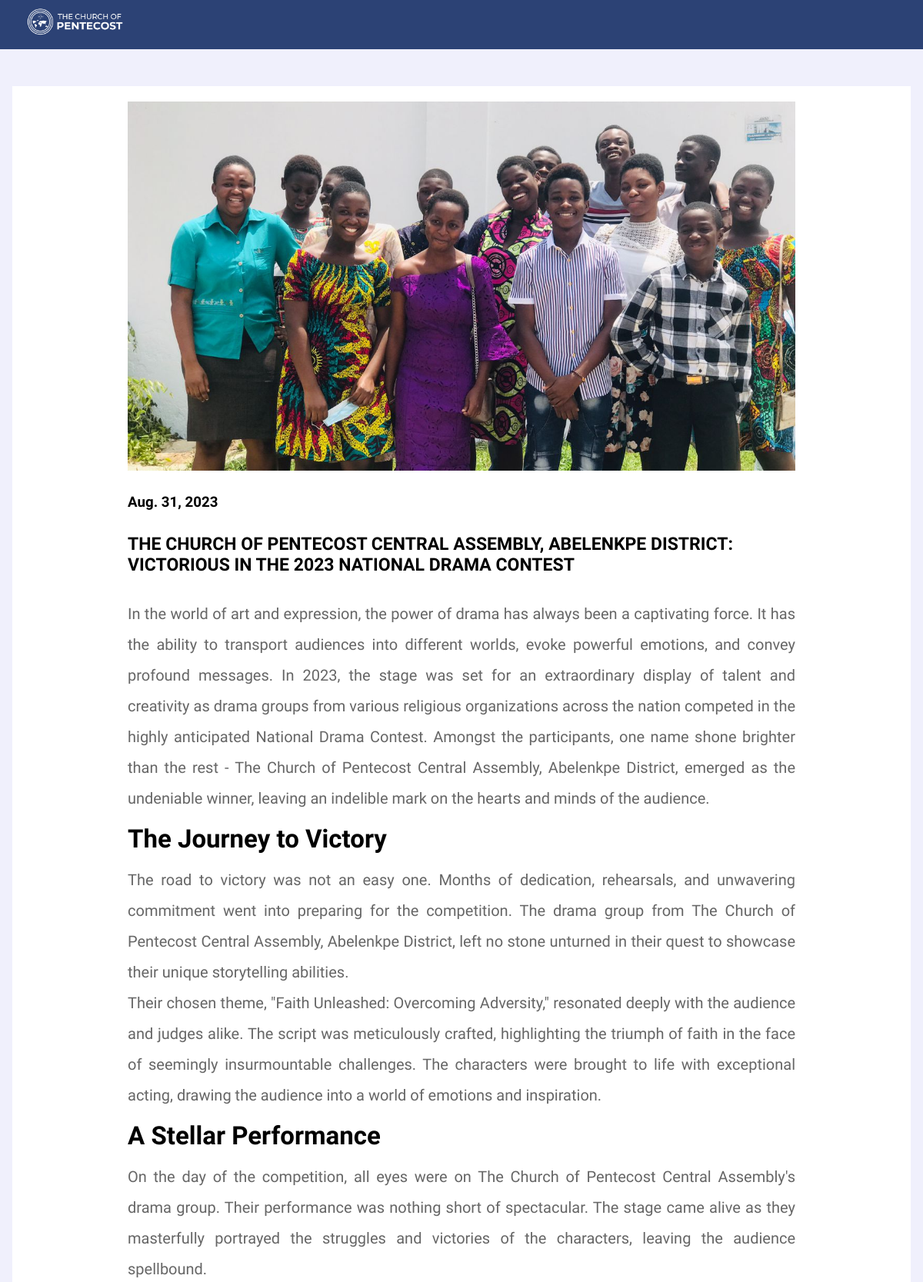
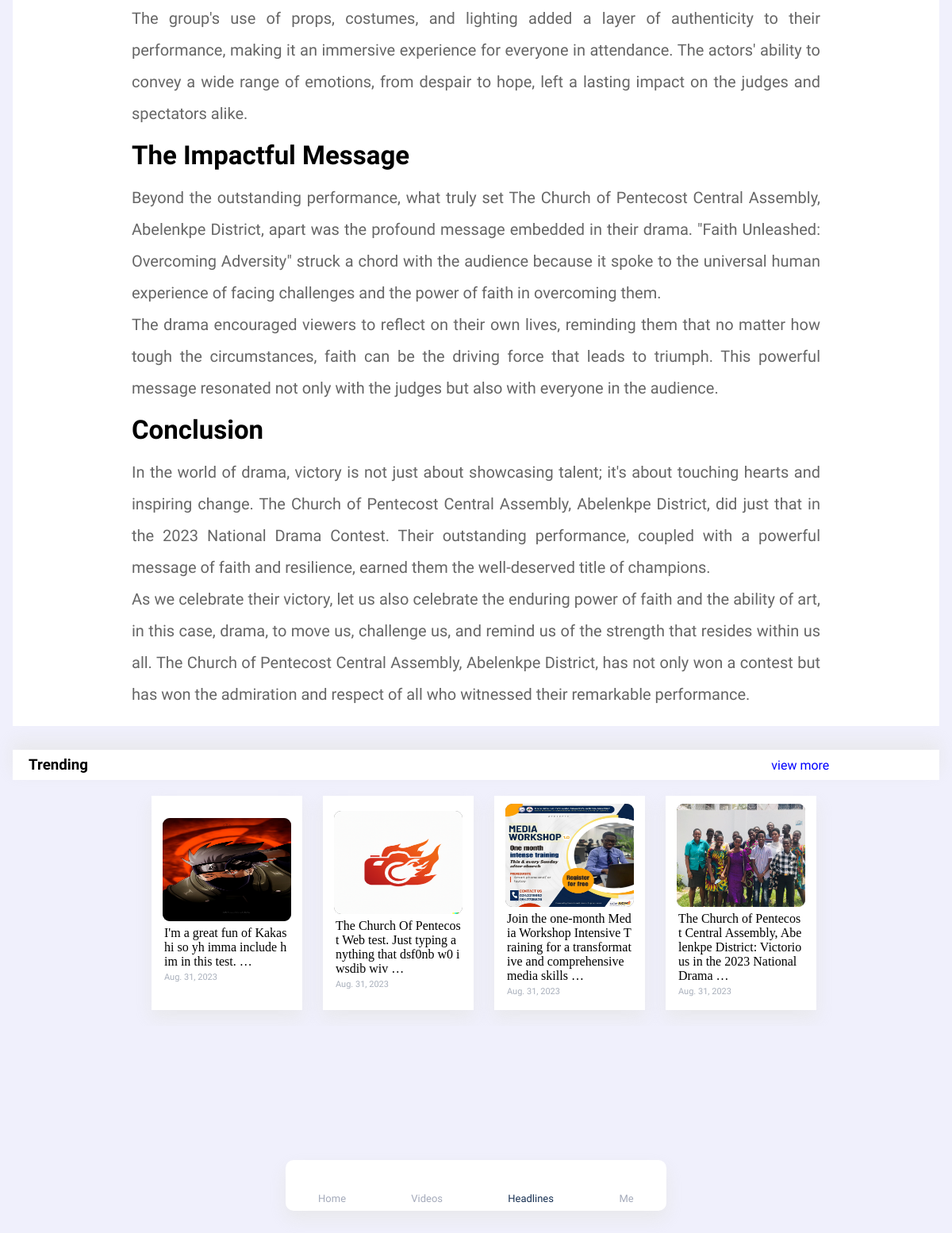
Page /member/article/QW706C1 (signed in) on the committed database (2 pictures, top to bottom).
### thecop_app/models.py (models this page shows)
class Article(models.Model):
    img = models.ImageField(upload_to='article_imgs')
    id = models.CharField(primary_key=True, auto_created=False, max_length=100)
    head = models.CharField(max_length=500)
    brief = models.CharField(max_length=500, default="")
    body = models.TextField()
    date_created = models.DateTimeField(auto_now_add=True)
    views = models.IntegerField(default=0)

### thecop_app/member/views.py (the view)
# urls.py: path("article/<str:art_id>", views.read_art, name="member_read_art"),
def read_art(request, art_id):
    active_member = Member.objects.get(pk=request.session.get("member_id"))
    recent_articles = Article.objects.order_by('-date_created')[:6]
    article = Article.objects.get(pk=art_id)
    context = {
        "member": active_member,
        "recent_articles": recent_articles,
        "article": article
    }
    return render(request, "thecop_app/member/article.html", context)

### thecop_app/templates/thecop_app/member/article.html (shortened to what this page needs)
<!DOCTYPE html>
<html lang="en">
<head>
    <link href="https://stackpath.bootstrapcdn.com/font-awesome/4.7.0/css/font-awesome.min.css" rel="stylesheet">
    {% load static %}
    <link href="{% static 'thecop_app/CSS/index.css' %}" rel="stylesheet"/>
    <link href="{% static 'thecop_app/CSS/sec.css' %}" rel="stylesheet"/>
    <link href="{% static 'thecop_app/CSS/ananse.css' %}" rel="stylesheet">
    <link href="{% static 'thecop_app/CSS/form.css' %}" rel="stylesheet">
    <link href="{% static 'thecop_app/CSS/fa/allicons.css' %}" rel="stylesheet">
</head>
<body style="display:grid">
<header class="header">
    <a class="brand" href="index.html">
        <img src="{% static 'thecop_app/images/The-Church-Of-Pentecost.png' %}"/>
    </a>
</header>
<div class="appbody">
    <div class="article-cont">
        <div class="article-img">
            <img src="{%get_media_prefix%}{{article.img}}">
        </div>
        <h3>{{article.date_created.date}}</h3>
        <h1 style="font-family: 'Ubuntu'" class="article-title">{{ article.head }}</h1>
        <article class="article-read" style="font-family: 'Ubuntu'; line-height:2">
            {{ article.body|safe }}
        </article>
    </div>
    <div class="section">
        <div class="tag">
            <h3 style="font-family: 'Ubuntu'">Trending</h3>
            <span onclick="window.open('', '_self')"
                  style="font-family: 'Ubuntu'; color:blue; display:flex; align-items:center; justify-content:center">view more</span>
        </div>
        <div class="sec">
            {% for article in recent_articles %}
            <div class="box001" onclick="window.open('{% url 'member_read_art' art_id=article.id %}', '_self')">
                <div class="cover"><img src="{%get_media_prefix%}{{article.img}}"></div>
                <div class="text">{{ article.brief|truncatewords_html:14 }}<br><span
                        style="font-size:11px; color:rgba(30, 48, 80, 0.388);">{{article.date_created.date}}</span>
                </div>
            </div>
            {% endfor %}
        </div>
    </div>
    <div class="blank"></div>
</div>
<bottomnav>
    <navitem onclick="window.open('{% url 'member_home' %}', '_self')">
        <i class="fa-light fa-church"></i>
        <text>Home</text>
    </navitem>
    <navitem>
        <i class="fa-light fa-video"></i>
        <text>Videos</text>
    </navitem>
    <navitem is-selected onclick="window.open('{% url 'member_headlines' %}', '_self')">
        <i class="fa-light fa-newspaper"></i>
        <text>Headlines</text>
    </navitem>
    <navitem onclick="window.open('{% url 'member_me' %}', '_self')">
        <i class="fa-light fa-user"></i>
        <text>Me</text>
    </navitem>
</bottomnav>
</body>
</html>

### thecop_app/static/thecop_app/CSS/index.css (style rules this page uses)
* { padding: 0; margin: 0; box-sizing: border-box; font-family: 'Ubuntu', sans-serif; }
body { background-color: #e6e6fa99; overflow-x: hidden; }
p { color: #666666; max-width: 900px; font-size: 20px; }
.header { z-index: 98; position: fixed; width: 100%; display: flex; justify-content: space-between; align-items: center; padding: 10px 30px; background: #2C4275; top: 0; }
.brand img { width: 135px; height: 40px; flex-basis: 60%; }
.box001 { background-color: white; box-shadow: 0px 10px 20px 0px rgba(229, 229, 229, 0.75); display: flex; flex-direction: column; align-items: center; justify-content: center; padding: 10px; width: 47%; margin: 0 0 6px 0; }
.box001 div.cover { width: 95%; height: 130px; background-color: #666666; border-radius: 9px; }
.box001 div.cover img { width: 100%; height: 100%; border-radius: inherit; }
.box001 div.text { text-align: left; width: 100%; font-family: calibri; padding: 6px 6px; word-break: break-all; }

### thecop_app/static/thecop_app/CSS/sec.css (style rules this page uses)
.section { width: 100%; }
.section .sec { width: 100%; height: fit-content; display: -webkit-box; overflow-x: scroll; }
.section .tag { margin: 0 0 0px 0px; display: grid; grid-template-columns: 70% 30%; background-color: white; box-shadow: 0px -10px 20px 0px rgba(229, 229, 229, 0.75); }
.section .tag h3 { display: flex; align-items: center; padding-left: 20px; height: 38px; }
.section .tag span { height: 38px; }
@media screen and (min-width:992px) { .section .sec { width: 100%; flex-wrap: wrap; gap: 6px; display: flex; height: fit-content; padding-top: 20px; justify-content: center; } }
@media screen and (min-width:992px) { .sec .box001 { margin: 0 0 20px 20px; width: 190px; } }
.article-cont { width: 100%; background: white; padding: 20px 150px; margin: 0 0 30px 0; display: flex; flex-direction: column; gap: 30px; }
.article-cont .article-read { font-size: 22px; text-align: justify; }
.article-cont .article-title { text-transform: uppercase; font-size: 23px; }
.article-cont .article-img { width: 100%; height: 30em; }
.article-cont .article-img img { width: 100%; height: 100%; object-fit: cover; }

### thecop_app/static/thecop_app/CSS/ananse.css (style rules this page uses)
* { padding: 0; margin: 0; box-sizing: border-box; font-family: 'Ubuntu', sans-serif; }
:root { --color-one: gold ; --color-two: #e91e63; --shadow: 0px 1px 5px -2px #9b8c8c; }
body { overflow-x: hidden; }
.blank { width: 100%; height: 10em; }
bottomnav { position: fixed; width: 40%; height: 4em; justify-self: center; align-self: center; justify-content: space-around; display: flex; background-color: white; bottom: 39px; box-shadow: 0px 10px 20px 0px rgba(229, 229, 229, 0.75); z-index: 10; border-radius: 10px; cursor: pointer; }
bottomnav > navitem { height: 90%; align-items: center; justify-content: center; display: flex; flex-direction: column; border-radius: 100px; padding: 12px; margin-top: 4px; }
bottomnav > navitem i { text-align: center; margin: 7px 0 0 0; color: #a5abbb; font-size: 24px !important; }
bottomnav > navitem text { text-align: center; text-transform: capitalize; color: #a5abbb; font-weight: 200; font-family: 'Ubuntu'; font-size: 13px; align-items: center; justify-content: center; display: flex; }
navitem[is-selected] text, navitem[is-selected] i { color: #183153; }
.appbody { margin: 7em 16px; }

### rows in the picture
Article: img (picture), date_created "Aug. 31, 2023", head "THE CHURCH OF PENTECOST CENTRAL ASSEMBLY, ABELENKPE DISTRICT: VICTORIOUS IN THE 2023 NATIONAL DRAMA CONTEST", body "In the world of art and expression, the power of drama has always been a captivating force. It has the ability to transport audiences into different worlds, evoke powerful emotions, and convey profound messages. In 2023, the stage was set for an extraordinary display of talent and creativity as drama groups from various religious organizations across the nation competed in the highly anticipated National Drama Contest. Amongst the participants, one name shone brighter than the rest - The Church of Pentecost Central Assembly, Abelenkpe District, emerged as the undeniable winner, leaving an indelible mark on the hearts and minds of the audience. The Journey to Victory The road to victory was…", brief "The Church of Pentecost Central Assembly, Abelenkpe District: Victorious in the 2023 National Drama …"
Article: img (picture), brief "I'm a great fun of Kakashi so yh imma include him in this test. …", date_created "Aug. 31, 2023"
Article: img (picture), brief "The Church Of Pentecost Web test. Just typing anything that dsf0nb w0 iwsdib wiv …", date_created "Aug. 31, 2023"
Article: img (picture), brief "Join the one-month Media Workshop Intensive Training for a transformative and comprehensive media skills …", date_created "Aug. 31, 2023"
